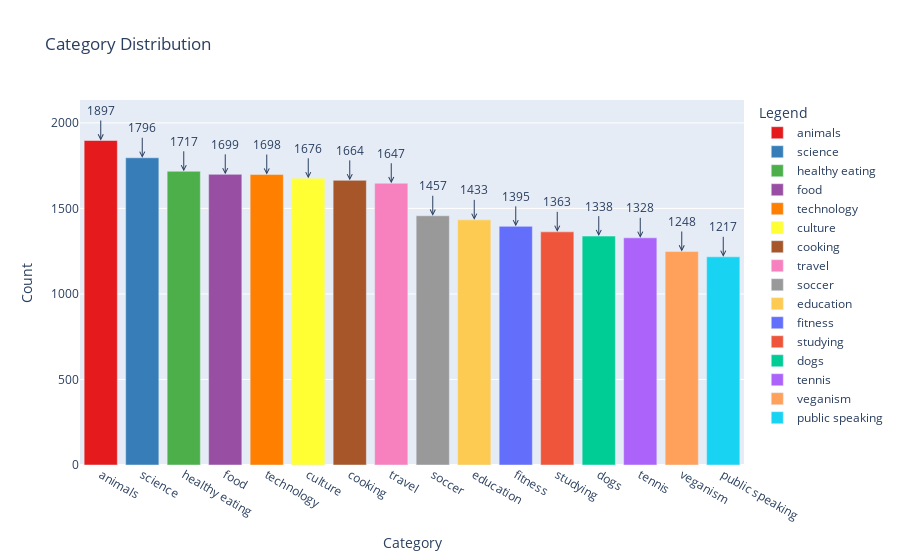

Notebook source saved alongside this figure:
### Code cell
category_counts = data['Category'].value_counts()

colors = px.colors.qualitative.Set1[:len(category_counts)]

# Create a bar chart using Plotly Express with different colors
fig = px.bar(
    x=category_counts.index,
    y=category_counts.values,
    labels={'y': 'Count', 'x': 'Category'},
    color=category_counts.index,  
    color_discrete_map={ctype: color for ctype, color in zip(category_counts.index, colors)},  # Assign custom colors
    title='Category Distribution',
)
for i, count in enumerate(category_counts.values):
    fig.add_annotation(
        x=category_counts.index[i],
        y=count,
        text=str(count),
        showarrow=True,
        arrowhead=5,
        ax=0,
        ay=-30,
    )

# Add a legend
fig.update_layout(legend=dict(title=dict(text='Legend')))

# Show the plot
fig.show()

### Figure 1 — Plotly figure (JSON) as saved in the notebook; plotly's stock layout.template omitted (floating-point values rounded to 4 significant figures)
{"data": [{"alignmentgroup": "True", "hovertemplate": "color=animals<br>Category=%{x}<br>Count=%{y}<extra></extra>", "legendgroup": "animals", "marker": {"color": "rgb(228,26,28)", "pattern": {"shape": ""}}, "name": "animals", "offsetgroup": "animals", "orientation": "v", "showlegend": true, "textposition": "auto", "type": "bar", "x": ["animals"], "xaxis": "x", "y": [1897], "yaxis": "y"}, {"alignmentgroup": "True", "hovertemplate": "color=science<br>Category=%{x}<br>Count=%{y}<extra></extra>", "legendgroup": "science", "marker": {"color": "rgb(55,126,184)", "pattern": {"shape": ""}}, "name": "science", "offsetgroup": "science", "orientation": "v", "showlegend": true, "textposition": "auto", "type": "bar", "x": ["science"], "xaxis": "x", "y": [1796], "yaxis": "y"}, {"alignmentgroup": "True", "hovertemplate": "color=healthy eating<br>Category=%{x}<br>Count=%{y}<extra></extra>", "legendgroup": "healthy eating", "marker": {"color": "rgb(77,175,74)", "pattern": {"shape": ""}}, "name": "healthy eating", "offsetgroup": "healthy eating", "orientation": "v", "showlegend": true, "textposition": "auto", "type": "bar", "x": ["healthy eating"], "xaxis": "x", "y": [1717], "yaxis": "y"}, {"alignmentgroup": "True", "hovertemplate": "color=food<br>Category=%{x}<br>Count=%{y}<extra></extra>", "legendgroup": "food", "marker": {"color": "rgb(152,78,163)", "pattern": {"shape": ""}}, "name": "food", "offsetgroup": "food", "orientation": "v", "showlegend": true, "textposition": "auto", "type": "bar", "x": ["food"], "xaxis": "x", "y": [1699], "yaxis": "y"}, {"alignmentgroup": "True", "hovertemplate": "color=technology<br>Category=%{x}<br>Count=%{y}<extra></extra>", "legendgroup": "technology", "marker": {"color": "rgb(255,127,0)", "pattern": {"shape": ""}}, "name": "technology", "offsetgroup": "technology", "orientation": "v", "showlegend": true, "textposition": "auto", "type": "bar", "x": ["technology"], "xaxis": "x", "y": [1698], "yaxis": "y"}, {"alignmentgroup": "True", "hovertemplate": "color=culture<br>Category=%{x}<br>Count=%{y}<extra></extra>", "legendgroup": "culture", "marker": {"color": "rgb(255,255,51)", "pattern": {"shape": ""}}, "name": "culture", "offsetgroup": "culture", "orientation": "v", "showlegend": true, "textposition": "auto", "type": "bar", "x": ["culture"], "xaxis": "x", "y": [1676], "yaxis": "y"}, {"alignmentgroup": "True", "hovertemplate": "color=cooking<br>Category=%{x}<br>Count=%{y}<extra></extra>", "legendgroup": "cooking", "marker": {"color": "rgb(166,86,40)", "pattern": {"shape": ""}}, "name": "cooking", "offsetgroup": "cooking", "orientation": "v", "showlegend": true, "textposition": "auto", "type": "bar", "x": ["cooking"], "xaxis": "x", "y": [1664], "yaxis": "y"}, {"alignmentgroup": "True", "hovertemplate": "color=travel<br>Category=%{x}<br>Count=%{y}<extra></extra>", "legendgroup": "travel", "marker": {"color": "rgb(247,129,191)", "pattern": {"shape": ""}}, "name": "travel", "offsetgroup": "travel", "orientation": "v", "showlegend": true, "textposition": "auto", "type": "bar", "x": ["travel"], "xaxis": "x", "y": [1647], "yaxis": "y"}, {"alignmentgroup": "True", "hovertemplate": "color=soccer<br>Category=%{x}<br>Count=%{y}<extra></extra>", "legendgroup": "soccer", "marker": {"color": "rgb(153,153,153)", "pattern": {"shape": ""}}, "name": "soccer", "offsetgroup": "soccer", "orientation": "v", "showlegend": true, "textposition": "auto", "type": "bar", "x": ["soccer"], "xaxis": "x", "y": [1457], "yaxis": "y"}, {"alignmentgroup": "True", "hovertemplate": "color=education<br>Category=%{x}<br>Count=%{y}<extra></extra>", "legendgroup": "education", "marker": {"color": "#FECB52", "pattern": {"shape": ""}}, "name": "education", "offsetgroup": "education", "orientation": "v", "showlegend": true, "textposition": "auto", "type": "bar", "x": ["education"], "xaxis": "x", "y": [1433], "yaxis": "y"}, {"alignmentgroup": "True", "hovertemplate": "color=fitness<br>Category=%{x}<br>Count=%{y}<extra></extra>", "legendgroup": "fitness", "marker": {"color": "#636efa", "pattern": {"shape": ""}}, "name": "fitness", "offsetgroup": "fitness", "orientation": "v", "showlegend": true, "textposition": "auto", "type": "bar", "x": ["fitness"], "xaxis": "x", "y": [1395], "yaxis": "y"}, {"alignmentgroup": "True", "hovertemplate": "color=studying<br>Category=%{x}<br>Count=%{y}<extra></extra>", "legendgroup": "studying", "marker": {"color": "#EF553B", "pattern": {"shape": ""}}, "name": "studying", "offsetgroup": "studying", "orientation": "v", "showlegend": true, "textposition": "auto", "type": "bar", "x": ["studying"], "xaxis": "x", "y": [1363], "yaxis": "y"}, {"alignmentgroup": "True", "hovertemplate": "color=dogs<br>Category=%{x}<br>Count=%{y}<extra></extra>", "legendgroup": "dogs", "marker": {"color": "#00cc96", "pattern": {"shape": ""}}, "name": "dogs", "offsetgroup": "dogs", "orientation": "v", "showlegend": true, "textposition": "auto", "type": "bar", "x": ["dogs"], "xaxis": "x", "y": [1338], "yaxis": "y"}, {"alignmentgroup": "True", "hovertemplate": "color=tennis<br>Category=%{x}<br>Count=%{y}<extra></extra>", "legendgroup": "tennis", "marker": {"color": "#ab63fa", "pattern": {"shape": ""}}, "name": "tennis", "offsetgroup": "tennis", "orientation": "v", "showlegend": true, "textposition": "auto", "type": "bar", "x": ["tennis"], "xaxis": "x", "y": [1328], "yaxis": "y"}, {"alignmentgroup": "True", "hovertemplate": "color=veganism<br>Category=%{x}<br>Count=%{y}<extra></extra>", "legendgroup": "veganism", "marker": {"color": "#FFA15A", "pattern": {"shape": ""}}, "name": "veganism", "offsetgroup": "veganism", "orientation": "v", "showlegend": true, "textposition": "auto", "type": "bar", "x": ["veganism"], "xaxis": "x", "y": [1248], "yaxis": "y"}, {"alignmentgroup": "True", "hovertemplate": "color=public speaking<br>Category=%{x}<br>Count=%{y}<extra></extra>", "legendgroup": "public speaking", "marker": {"color": "#19d3f3", "pattern": {"shape": ""}}, "name": "public speaking", "offsetgroup": "public speaking", "orientation": "v", "showlegend": true, "textposition": "auto", "type": "bar", "x": ["public speaking"], "xaxis": "x", "y": [1217], "yaxis": "y"}], "layout": {"annotations": [{"arrowhead": 5, "ax": 0, "ay": -30, "showarrow": true, "text": "1897", "x": "animals", "y": 1897}, {"arrowhead": 5, "ax": 0, "ay": -30, "showarrow": true, "text": "1796", "x": "science", "y": 1796}, {"arrowhead": 5, "ax": 0, "ay": -30, "showarrow": true, "text": "1717", "x": "healthy eating", "y": 1717}, {"arrowhead": 5, "ax": 0, "ay": -30, "showarrow": true, "text": "1699", "x": "food", "y": 1699}, {"arrowhead": 5, "ax": 0, "ay": -30, "showarrow": true, "text": "1698", "x": "technology", "y": 1698}, {"arrowhead": 5, "ax": 0, "ay": -30, "showarrow": true, "text": "1676", "x": "culture", "y": 1676}, {"arrowhead": 5, "ax": 0, "ay": -30, "showarrow": true, "text": "1664", "x": "cooking", "y": 1664}, {"arrowhead": 5, "ax": 0, "ay": -30, "showarrow": true, "text": "1647", "x": "travel", "y": 1647}, {"arrowhead": 5, "ax": 0, "ay": -30, "showarrow": true, "text": "1457", "x": "soccer", "y": 1457}, {"arrowhead": 5, "ax": 0, "ay": -30, "showarrow": true, "text": "1433", "x": "education", "y": 1433}, {"arrowhead": 5, "ax": 0, "ay": -30, "showarrow": true, "text": "1395", "x": "fitness", "y": 1395}, {"arrowhead": 5, "ax": 0, "ay": -30, "showarrow": true, "text": "1363", "x": "studying", "y": 1363}, {"arrowhead": 5, "ax": 0, "ay": -30, "showarrow": true, "text": "1338", "x": "dogs", "y": 1338}, {"arrowhead": 5, "ax": 0, "ay": -30, "showarrow": true, "text": "1328", "x": "tennis", "y": 1328}, {"arrowhead": 5, "ax": 0, "ay": -30, "showarrow": true, "text": "1248", "x": "veganism", "y": 1248}, {"arrowhead": 5, "ax": 0, "ay": -30, "showarrow": true, "text": "1217", "x": "public speaking", "y": 1217}], "barmode": "relative", "legend": {"title": {"text": "Legend"}, "tracegroupgap": 0}, "title": {"text": "Category Distribution"}, "xaxis": {"anchor": "y", "domain": [0, 1], "title": {"text": "Category"}}, "yaxis": {"anchor": "x", "domain": [0, 1], "title": {"text": "Count"}}}}
